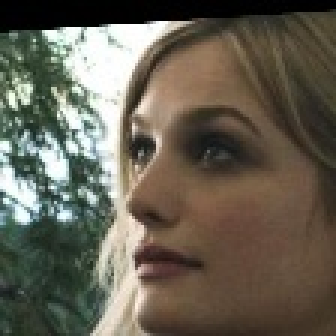
#> input picture data/dataset/train/A/4.jpg, 112 x 112 px, found by its file name (shown 3 times larger)
$ python image_processing.py   (older library calls are emulated)
#> lines starting #> are read from the running program, lines starting #| are printed output that depends on the picture
# -*-coding: utf-8 -*-


import os
import copy
import re
import cv2
import numpy as np
import matplotlib.pyplot as plt
import requests
import matplotlib
import base64
import PIL.Image as Image


def get_color_map(nums=25):
    colors = [
        "#FF0000", "#0000FF", "#00FF00", "#FFFF00", "#FF00FF",
        "#FF7F50", "#FF8000", "#FF9912", "#DAA569", "#FF6100",
        "#872657", "#3D59AB", "#03A89E", "#33A1C9", "#00C78C",
        "#B0171F", "#385E0F", "#00C957", "#6B8E23", "#2E8B57",
        "#A020F0", "#8A2BE2", "#A066D3", "#DA70D6", "#DDA0DD"]
    colors = colors * int(np.ceil(nums / len(colors)))
    return colors


def get_color(id):
    color = convert_color_map(COLOR_MAP[id])
    return color


def set_class_set(class_set=set()):
    global CLASS_SET
    CLASS_SET = class_set


COLOR_MAP = get_color_map(200)
CLASS_SET = set()

cmap = plt.get_cmap('rainbow')


# [98 lines left out: functions get_colors, convert_color_map, points_protection, bboxes_protection, tensor2image, get_image_tensor and 1 more, not called in this run]


def transpose(data):
    data = data.transpose(2, 0, 1)  # HWC->CHW
    return data


# [59 lines left out: functions untranspose, pointPolygonTest, show_batch_image, show_image, not called in this run]


def cv_show_image(title, image, type='rgb', waitKey=0):
    '''
    调用OpenCV显示RGB图片
    :param title: 图像标题
    :param image: 输入RGB图像
    :param type:'rgb' or 'bgr'
    :return:
    '''
    img = copy.copy(image)
    channels = img.shape[-1]
    if channels == 3 and type == 'rgb':
        img = cv2.cvtColor(img, cv2.COLOR_RGB2BGR)  # 将BGR转为RGB
    if title:
        # cv2.namedWindow(title, flags=cv2.WINDOW_AUTOSIZE)
        cv2.namedWindow(title, flags=cv2.WINDOW_NORMAL)
        cv2.imshow(title, img)
        cv2.waitKey(waitKey)


# [94 lines left out: functions image_fliplr, get_prewhiten_image, image_normalization, data_normalization, cv_image_normalization, get_prewhiten_images, not called in this run]


def read_image(filename, resize_height=None, resize_width=None, normalization=False, colorSpace='RGB'):
    '''
    读取图片数据,默认返回的是uint8,[0,255]
    :param filename:
    :param resize_height:
    :param resize_width:
    :param normalization:是否归一化到[0.,1.0]
    :param colorSpace 输出格式：RGB or BGR
    :return: 返回的图片数据
    '''
#> called with filename = '4.jpg', normalization = False, colorSpace = 'RGB'

    bgr_image = cv2.imread(filename)
#> bgr_image is the input picture: shape (112, 112, 3); mean B, G, R 83.1, 96.5, 102
    # bgr_image = cv2.imread(filename,cv2.IMREAD_IGNORE_ORIENTATION|cv2.IMREAD_UNCHANGED)
    if bgr_image is None:
        print("Warning: no image:{}".format(filename))
        return None
    if len(bgr_image.shape) == 2:  # 若是灰度图则转为三通道
        print("Warning:gray image", filename)
        bgr_image = cv2.cvtColor(bgr_image, cv2.COLOR_GRAY2BGR)

    if colorSpace == 'RGB':
        image = cv2.cvtColor(bgr_image, cv2.COLOR_BGR2RGB)  # 将BGR转为RGB
    elif colorSpace == "BGR":
        image = bgr_image
    else:
        exit(0)
    # show_image(filename,image)
    # image=Image.open(filename)
    image = resize_image(image, resize_height, resize_width)
    image = np.asanyarray(image)
    if normalization:
        image = image_normalization(image)
    # show_image("src resize image",image)
    return image


# [196 lines left out: functions read_image_pil, read_image_gbk, requests_url, read_images_url, read_image_batch, fast_read_image_roi, not called in this run]


def resize_image(image, resize_height=None, resize_width=None):
    '''
    tf.image.resize_images(images,size),images=[batch, height, width, channels],size=(new_height, new_width)
    cv2.resize(image, dsize=(resize_width, resize_height)),与image.shape相反
    images[50,10]与image.shape的原理相同，它表示的是image=(y=50,x=10)
    :param image:
    :param resize_height:
    :param resize_width:
    :return:
    '''
    image_shape = np.shape(image)
#> image_shape = (112, 112, 3)
    height = image_shape[0]
#> height = 112
    width = image_shape[1]
#> width = 112
#> after the loop in draw_image_boxes, `for box in boxes_list:`:
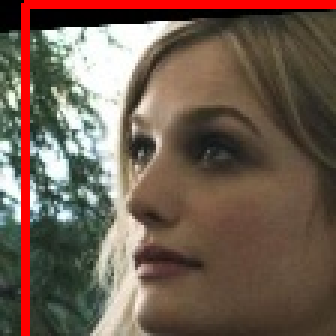
#> bgr_image: shape (112, 112, 3) (shown 3 times larger); mean R, G, B 112.6, 93.7, 80.5
    if (resize_height is None) and (resize_width is None):  # 错误写法：resize_height and resize_width is None
        return image
    if resize_height is None:
        resize_height = int(height * resize_width / width)
    elif resize_width is None:
        resize_width = int(width * resize_height / height)
    image = cv2.resize(image, dsize=(resize_width, resize_height))
    return image


def resize_image_bboxes(image, resize_height=None, resize_width=None, bboxes=None):
    """
    :param image:
    :param resize_height:
    :param resize_width:
    :param bboxes:
    :return:
    """
#> called with resize_width = 200, bboxes = array of shape (2, 4)
    height, width, _ = image.shape
#> height = 112; width = 112
    if (resize_height is None) and (resize_width is None):  # 错误写法：resize_height and resize_width is None
        return image, bboxes
    if resize_height is None:
        scale = [resize_width / width, resize_width / width]
#> scale = [1.79, 1.79]
        resize_height = int(height * resize_width / width)
#> resize_height = 200
    elif resize_width is None:
        scale = [resize_height / height, resize_height / height]
        resize_width = int(width * resize_height / height)
    else:
        scale = [resize_width / width, resize_height / height]
    bboxes = scale * 2 * bboxes
    image = cv2.resize(image, dsize=(resize_width, resize_height))
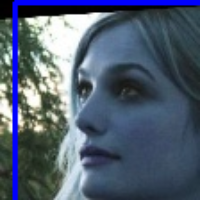
#> image: shape (200, 200, 3); mean of channels 0, 1, 2 112.5, 93.6, 80.4; drawn as B, G, R
    return image, bboxes


# [187 lines left out: functions scale_image, get_rect_image, get_rects_image, get_bboxes_image, bboxes2rects, rects2bboxes and 7 more, not called in this run]


def draw_image_boxes(bgr_image, boxes_list, color=(0, 0, 255), thickness=2):
    for box in boxes_list:
        x1, y1, x2, y2 = box
        point1 = (int(x1), int(y1))
        point2 = (int(x2), int(y2))
        cv2.rectangle(bgr_image, point1, point2, color, thickness=thickness)
    return bgr_image


# [10 lines left out: function show_image_rects, not called in this run]


def show_image_boxes(win_name, image, boxes_list, color=(0, 0, 255), waitKey=0):
    '''
    :param win_name:
    :param image:
    :param boxes_list:[[ x1, y1, x2, y2],[ x1, y1, x2, y2]]
    :return:
    '''
    image = draw_image_boxes(image, boxes_list, color)
    cv_show_image(win_name, image, waitKey=waitKey)
    return image


# [1019 lines left out: functions draw_image_bboxes_text, show_image_bboxes_text, draw_image_rects_text, show_image_rects_text, draw_image_detection_rects, show_image_detection_rects and 50 more, not called in this run]


class EventCv():
    def __init__(self):
        self.image = None

    def update_image(self, image):
        self.image = image

    def callback_print_image(self, event, x, y, flags, param):
        if event == cv2.EVENT_LBUTTONDOWN:
            print("(x,y)=({},{}),data={}".format(x, y, self.image[y][x]))

    # [82 lines left out: functions add_mouse_event, get_video_capture, get_image_block, get_video_info, get_video_writer, not called in this run]


class CVVideo():
    def __init__(self):
        pass

    # [26 lines left out: function start_capture, not called in this run]

    def write_video(self, frame):
        self.video_writer.write(frame)

    # [6 lines left out: function task, not called in this run]


if __name__ == "__main__":
    from utils import image_utils

    input_size = [800, 800]
    image_path = "4.jpg"
    src_boxes = [[8.20251, 1, 242.2412, 699.2236],
                 [201.14865, 204.18265, 468.605, 696.36163]]
    src_boxes = np.asarray(src_boxes)
    image = read_image(image_path)
    image = show_image_boxes("Det", image, src_boxes, color=(255, 0, 0), waitKey=3)

    image1, boxes1 = resize_image_bboxes(image, resize_width=200, resize_height=None, bboxes=src_boxes)
#> boxes1 = [[14.65, 1.79, 432.6, 1248.6], [359.2, 364.6, 836.8, 1243.5]]
    show_image_boxes("image1", image1, boxes1)
#> call 2 of draw_image_boxes, with boxes_list = array of shape (2, 4), color = (0, 0, 255), thickness = 2
#> the loop in draw_image_boxes (call 2), `for box in boxes_list:` made 2 passes
#> (x1, y1, x2, y2, point1, point2) on passes 1 to 2: (14.65, 1.79, 432.6, 1248.6, (14, 1), (432, 1248)), (359.2, 364.6, 836.8, 1243.5, (359, 364), (836, 1243))
#> after the loop in draw_image_boxes (call 2), `for box in boxes_list:`:
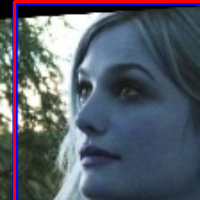
#> bgr_image: shape (200, 200, 3); mean of channels 0, 1, 2 105.2, 93.6, 87.7; drawn as B, G, R
